Frame 1 (no input): blank canvas, image omitted
Frame 60 (the mouse pressed at the canvas centre just before this capture): blank canvas, image omitted
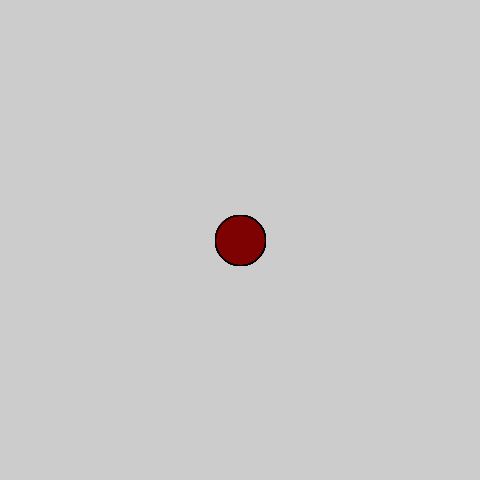
Frame 120 (the mouse held since frame 60 and released just before this capture)

The Processing sketch whose frames 1 and 60 were blank and that drew this single picture after the mouse press (run headless with seeded random() and noise(); from frame 60 on, the mouse is pressed at the canvas centre):

// Processing sketch: processing_173100
// ── processing_173100.pde




void setup() {
  size(480, 480);
}

void draw() {
  if (mousePressed) {
   
  fill(125,0,0,55);
  ellipse(mouseX, mouseY, 50, 50);
  
}

}
